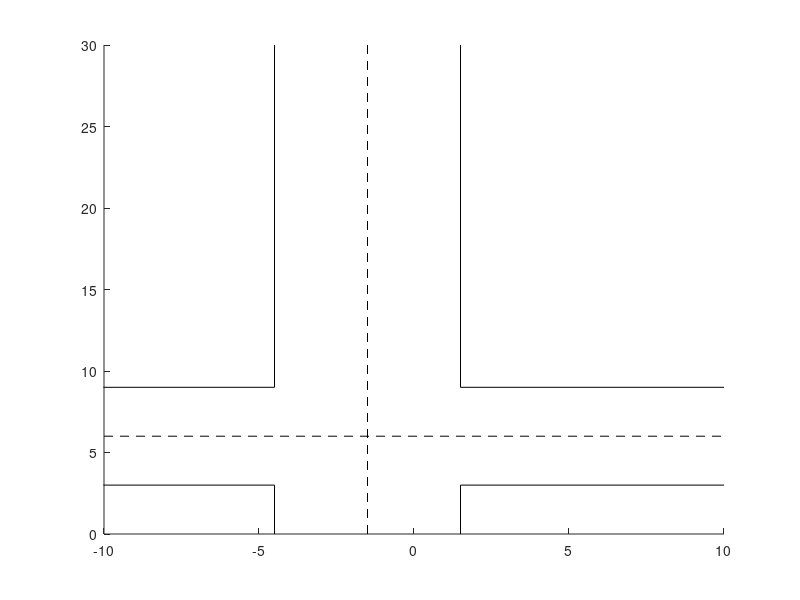

This figure's MATLAB source: (Note: this script raises an error after producing the figure.)
close all;

laneWidth = 3;
dToInter = 3;

fig1 = figure;
hold on
FOVsize = [20,30];
roadBoarder = plot([laneWidth/2 laneWidth/2],[0 dToInter],'k');
hold on
plot([laneWidth/2 FOVsize(1)/2],[dToInter dToInter],'k')
plot([laneWidth/2 FOVsize(1)/2],[2*laneWidth+dToInter, 2*laneWidth+dToInter],'k')
plot([laneWidth/2 laneWidth/2], [2*laneWidth+dToInter, FOVsize(2)],'k')
plot([-1.5*laneWidth -1.5*laneWidth],[0 dToInter],'k')
plot([-1.5*laneWidth -1.5*FOVsize(1)],[dToInter dToInter],'k')
plot([-1.5*laneWidth -1.5*FOVsize(1)],[2*laneWidth+dToInter 2*laneWidth+dToInter],'k')
plot([-1.5*laneWidth -1.5*laneWidth], [2*laneWidth+dToInter, FOVsize(2)],'k')
midRoad = plot([-laneWidth/2 -laneWidth/2],[0 FOVsize(2)],'k--');
plot([-FOVsize(1)/2, FOVsize(1)/2],[laneWidth+dToInter, laneWidth+dToInter],'k--')
xlim([-FOVsize(1)/2,FOVsize(1)/2])
ylim([0, FOVsize(2)])

K = min(size(est,2), size(X,2));

gtPlot = {};
estPlot = {};

for k = 2:K
    if k > 3
        delete(gtPlot)
        delete(estPlot)
    end
    for i = 1:size(X{k},2)
        gtPlot = [gtPlot, plot(X{k}(1,i),X{k}(2,i),'k+','Markersize',10)];
    end
    for i = 1:size(est{k},2)
        estPlot = [estPlot plot(est{k}{i}(1),est{k}{i}(2),'r*','Markersize',10)];
    end
    if k == 2
        legend([gtPlot(1), estPlot(1)],'GT','Estimate')
    end
    pause(0.1)
end